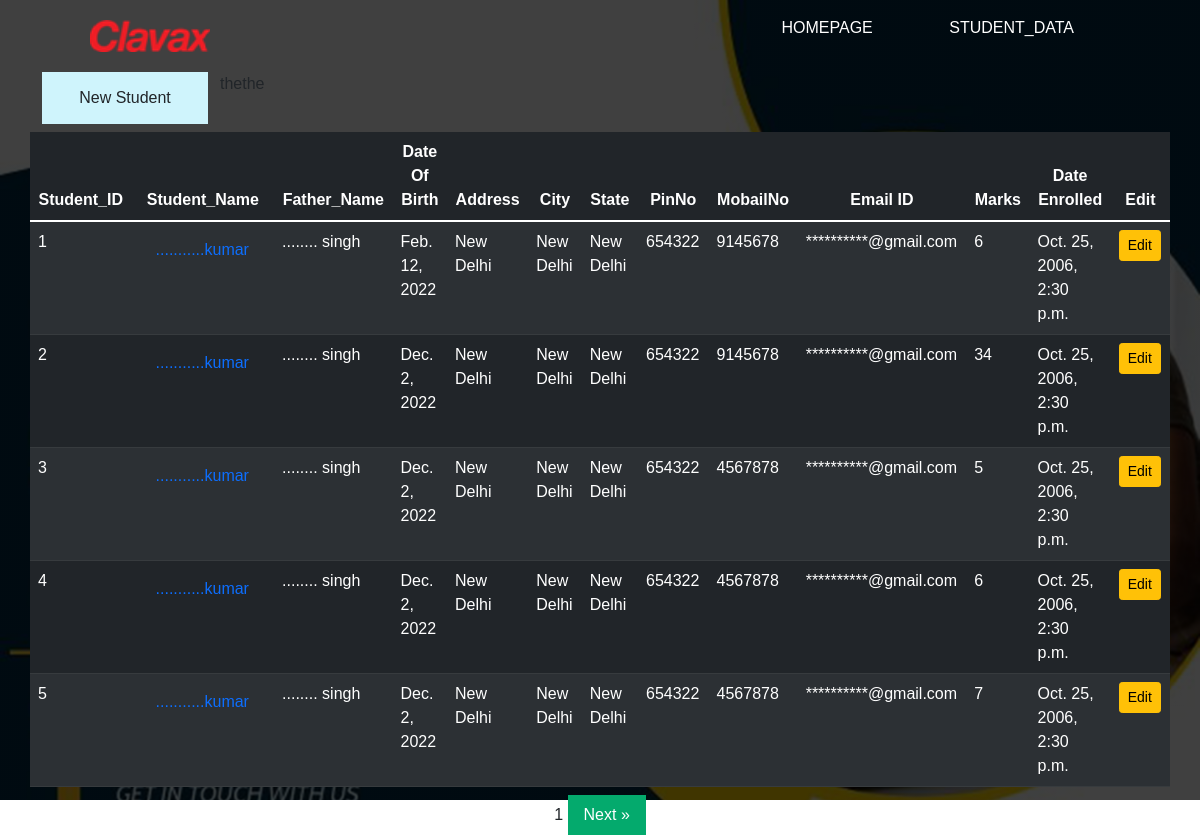
The app's page /stu_data with its own data.
### enrolment_app/models.py (models this page shows)
class Student_data(models.Model):
    student_name=models.CharField(max_length=70)
    father_name=models.CharField(max_length=70)
    dob=models.DateField(null=True,blank=True)
    address=models.CharField(max_length=70)
    city=models.CharField(max_length=70)
    state=models.CharField(max_length=70)
    pinno=models.IntegerField()
    mobailno = models.IntegerField(default='+91',validators=[MaxValueValidator(9999999999)])
    email=models.EmailField(max_length=100)
    class_opted=models.IntegerField()
    marks=models.FloatField(null=True,blank=True)
    date_enrolled=models.DateTimeField(null=True,blank=True)

### enrolment_app/views.py (the view)
# urls.py: path('stu_data',views.StudetdataView.as_view(),name="stu_data"),
class StudetdataView(View):
    template_name="student_data.html"
    def get(self,request):
        Stu_id = Student_data.objects.all()
        paginator = Paginator(Stu_id, 5)  # Show 10 contacts per page.
        page_number = request.GET.get('page')
        page_obj = paginator.get_page(page_number)
        return render(request,self.template_name,{'page_obj':page_obj})

### enrolment_app/templates/student_data.html (shortened to what this page needs)
{% extends 'home.html' %} {% load static %} {% block content %}
<div class=col-sm-2>
    <h4 class="text-center alert-info">
        <a href="{% url 'stu_form' %}" class="btn">
            <div class="text-right">
                <button type="button" class="btn btn-primary-right">New Student</button>
            </div>
        </a>
    </h4>
</div>
<table class="table mb-2 table-dark table-striped">
    <thead>
        {% if page_obj %}
        <tr class="text-center">
            <th scope="col" style="width:2%">Student_ID</th>
            <th scope="col" style="width:2%">Student_Name</th>thethe
            <th scope="col" style="width:2%">Father_Name</th>
            <th scope="col" style="width:2%">Date Of Birth</th>
            <th scope="col" style="width:2%">Address</th>
            <th scope="col" style="width:2%">City</th>
            <th scope="col" style="width:2%">State</th>
            <th scope="col" style="width:2%">PinNo</th>
            <th scope="col" style="width:2%">MobailNo</th>
            <th scope="col" style="width:2%">Email ID</th>
            <th scope="col" style="width:2%">Marks</th>
            <th scope="col" style="width:2%">Date Enrolled</th>
            <th scope="col" style="width:2%">Edit</th>
        </tr>
    </thead>
    <tbody>
        {% for post in page_obj %}
        <tr>
            <td>{{forloop.counter}}</td>
            <td><a href="{% url 'show_data' post.id %}">{{post.student_name}}</a></td>
            <td>{{post.father_name}}</td>
            <td>{{post.dob}}</td>
            <td>{{post.address}}</td>
            <td>{{post.city}}</td>
            <td>{{post.state}}</td>
            <td>{{post.pinno}}</td>
            <td>{{post.mobailno}}</td>
            <td>{{post.email}}</td>
            <td>{{post.class_opted}}</td>
            <td>{{post.date_enrolled}}</td>
            <td>
                <a href="{% url 'Update_post' post.id %}" class="btn btn-warning btn-sm">Edit</a>
            </td>
        </tr>
        {% endfor %}
    </tbody>
</table>
<center>
    <span>{{page_obj.number}}</span>  {%if page_obj.has_next %}
    <a href="?page={{page_obj.next_page_number}}" class="next">Next &raquo;</a>  {% endif %}
</center>
{% else %}
<h4 class="text-center alert alert-info mt-3">No Recoards </h4>
{% endif %} {% endblock content %}

### enrolment_app/templates/home.html (shortened to what this page needs)
{% load static %}
<!DOCTYPE html>
<html lang="en">
<head>
    <link rel="stylesheet" href="{% static 'css/styles.css' %}">
    <link rel="stylesheet" href="{% static 'css/bootstrap.css' %}" />
</head>
<body>
    <div class="admin">
        <div class="navbar">
            <img src="{% static 'image/image001.png' %}" class="logo">
            <ul>
                <li><a href="{% url 'home' %}">Homepage</a></li>
                <li><a href="{% url 'stu_data' %}">Student_Data</a></li>
            </ul>
        </div>
        <div class="container">
            <div class="row">
                {% block side %} {% endblock side %} {% block content %} {% endblock content %}
            </div>
        </div>
    </div>
</body>
</html>

### enrolment_app/static/css/styles.css (style rules this page uses)
* { margin: 0; padding: 0; font-family: sans-serif; }
.admin { width: 100%; height: 100vh; background-image: linear-gradient(rgba(0, 0, 0, 0.75), rgba(0, 0, 0, 0.75)), }
.navbar { width: 85%; margin: auto; padding: 35px 0; display: flex; align-items: center; justify-content: space-between; }
.logo { width: 120px; cursor: pointer; }
.navbar ul li { list-style: none; display: inline-block; margin: 0 20px; position: relative; }
.navbar ul li a { text-decoration: none; color: #fff; text-transform: uppercase; }
.navbar ul li::after { content: ''; height: 3px; width: 0%; background: #287bff; position: absolute; left: 0; bottom: -10px; transition: 0.5s; }

### enrolment_app/templates/student_data.html (style rules this page uses)
a { text-decoration: none; display: inline-block; padding: 8px 16px; }
.next { background-color: #04AA6D; color: white; }

### records on screen
Student_data: student_name "...........kumar", father_name "........ singh", dob "Feb. 12, 2022", address "New Delhi", city "New Delhi", state "New Delhi", pinno "654322", mobailno "9145678", email "**********@gmail.com", class_opted "6", date_enrolled "Oct. 25, 2006, 2:30 p.m."
Student_data: student_name "...........kumar", father_name "........ singh", dob "Dec. 2, 2022", address "New Delhi", city "New Delhi", state "New Delhi", pinno "654322", mobailno "9145678", email "**********@gmail.com", class_opted "34", date_enrolled "Oct. 25, 2006, 2:30 p.m."
Student_data: student_name "...........kumar", father_name "........ singh", dob "Dec. 2, 2022", address "New Delhi", city "New Delhi", state "New Delhi", pinno "654322", mobailno "4567878", email "**********@gmail.com", class_opted "5", date_enrolled "Oct. 25, 2006, 2:30 p.m."
Student_data: student_name "...........kumar", father_name "........ singh", dob "Dec. 2, 2022", address "New Delhi", city "New Delhi", state "New Delhi", pinno "654322", mobailno "4567878", email "**********@gmail.com", class_opted "6", date_enrolled "Oct. 25, 2006, 2:30 p.m."
Student_data: student_name "...........kumar", father_name "........ singh", dob "Dec. 2, 2022", address "New Delhi", city "New Delhi", state "New Delhi", pinno "654322", mobailno "4567878", email "**********@gmail.com", class_opted "7", date_enrolled "Oct. 25, 2006, 2:30 p.m."

### other values on screen
{{ page_obj.number }} "1"
